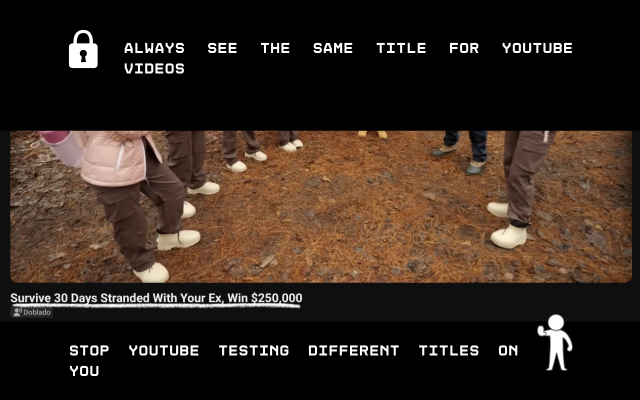
#> input picture dist/store_media/store-image.png, 1280 x 800 px (shown at 1/2 size)
$ python generate-icons.py ../dist/store_media/store-image.png
#> lines starting #> are read from the running program, lines starting #| are printed output that depends on the picture
#!/usr/bin/env python3
"""Build extension PNG icons from a square source: white → transparent, trim, scale."""
from __future__ import annotations

import argparse
import sys
from pathlib import Path

from PIL import Image

# Chrome Web Store / MV3 common; Firefox AMO accepts the same set plus larger optional.
SIZES = (16, 32, 48, 64, 96, 128, 256, 512)


def white_to_transparent(im: Image.Image, threshold: int = 248) -> Image.Image:
    im = im.convert("RGBA")
    pixels = im.load()
    w, h = im.size
    for y in range(h):
        for x in range(w):
            r, g, b, a = pixels[x, y]
            if r >= threshold and g >= threshold and b >= threshold:
                pixels[x, y] = (0, 0, 0, 0)
            else:
                pixels[x, y] = (r, g, b, a)
    return im


def trim_and_pad_icon(src: Image.Image, size: int, margin_ratio: float = 0.1) -> Image.Image:
    bbox = src.getbbox()
    if not bbox:
        return Image.new("RGBA", (size, size), (0, 0, 0, 0))
    cropped = src.crop(bbox)
    out = Image.new("RGBA", (size, size), (0, 0, 0, 0))
    w, h = cropped.size
    margin = int(size * margin_ratio)
    max_inner = max(1, size - 2 * margin)
    scale = min(max_inner / w, max_inner / h)
    nw, nh = max(1, int(w * scale)), max(1, int(h * scale))
    thumb = cropped.resize((nw, nh), Image.Resampling.LANCZOS)
    ox = (size - nw) // 2
    oy = (size - nh) // 2
    out.paste(thumb, (ox, oy), thumb)
    return out


def main() -> int:
    p = argparse.ArgumentParser()
    p.add_argument("source", type=Path, help="Source image (PNG/JPEG)")
    p.add_argument(
        "-o",
        "--out-dir",
        type=Path,
        default=Path("icons"),
        help="Output directory for iconNNN.png",
    )
    args = p.parse_args()
    if not args.source.is_file():
        print(f"Missing source: {args.source}", file=sys.stderr)
        return 1

    args.out_dir.mkdir(parents=True, exist_ok=True)
    base = Image.open(args.source)
#> base is the input picture: PIL image 1280x800 RGB; mean R, G, B 52.8, 39.6, 30.7
    rgba = white_to_transparent(base)

    for sz in SIZES:
        icon = trim_and_pad_icon(rgba, sz)
        out_path = args.out_dir / f"icon{sz}.png"
        icon.save(out_path, "PNG", optimize=True)
        print("Wrote", out_path)
#> this loop made 8 passes
#> pass 1, in main, `icon = trim_and_pad_icon(rgba, sz)`:
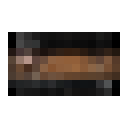
#> icon: PIL image 16x16 RGBA (shown 8 times larger); mean R, G, B, A 21.8, 15.9, 11.8, 107; transparent parts drawn white
#> pass 2, in trim_and_pad_icon (call 2), `thumb = cropped.resize((nw, nh), Image.Resampling.LANCZOS)`:
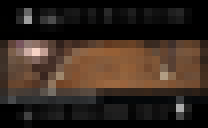
#> thumb: PIL image 26x16 RGBA (shown 8 times larger); mean R, G, B, A 49.3, 36, 27, 250.1; transparent parts drawn white
#> after the loop:
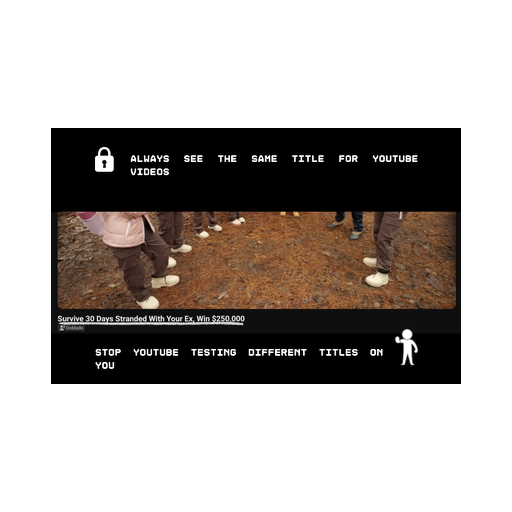
#> icon: PIL image 512x512 RGBA; mean R, G, B, A 19.5, 14.2, 10.6, 99.9; transparent parts drawn white

    return 0


if __name__ == "__main__":
    raise SystemExit(main())
#> (the program exits here)
